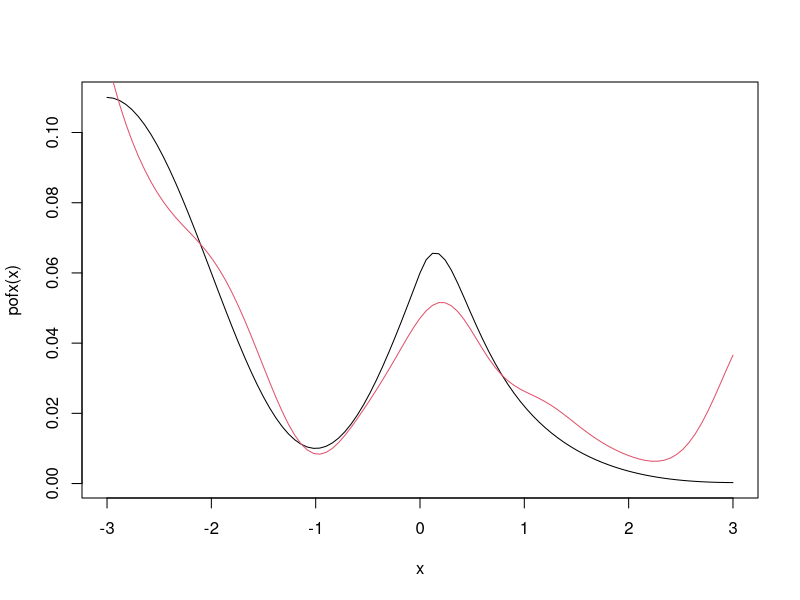

Here is the R script that generated this plot:
#---------------------------------------------------------------------------------------------------------
# R code for calculating the estimator and ROT and PI bandwidths, for the paper by Delaigle and Meister
# "Nonparametric regression analysis for group testing data", 2011.
# HERE ALL GROUPS CAN BE OF UNEQUAL SIZE
# Important note: All bandwidth selectors are valid only for standard normal kenel but can be easily adapted to another 
# kernel. The local poly estimators are also all calculated with a standard normal kernel (dnorm function) but can be  
# easily adapted to another kernel.
#---------------------------------------------------------------------------------------------------------




#This routine is needed to calculate the ML estimator of q
fobject=function(qq)
{

	sumj=rep(0,J)
	for(j in 1:J)
		sumj[j]=sum(qq^(0:(nj[j]-1)))

	som=sum(nj/sum(sumj)*(Zstar-qq^nj))
	som
}



#This routine calculates the local linear estimator  of g at a single point x
fnorm=function(x,X,ZZ,h)
{
	n=length(X)
	a0=dnorm((x-X)/h)
	a1=a0*(X-x)/h
	a2=a1*(X-x)/h
	
	S0=sum(a0)/(n*h)
	S1=sum(a1)/(n*h)
	S2=sum(a2)/(n*h)
	T0=sum(ZZ*a0)/(n*h)
	T1=sum(ZZ*a1)/(n*h)
	
	(T0*S2-T1*S1)/(S0*S2-S1^2)
}


#This routine calculates the local linear estimator of g at a vector x
locpolvec=function(x,X,ZZ,h)
{

	sapply(x,fnorm,X,ZZ,h)

}



#This routine calculates a global polynomial estimator or order ell of the nuth derivative of g, where nu can be 0, 2 or 4 
#and ell can be nu, nu+1 or nu+2. Can easily be extended to other derivatives nu and other values of ell
globpoly=function(x,X,ZZ,nu,ell)
{
	stX=sqrt(var(X))
	x=x/stX
	X=X/stX

	hatbeta=rep(0,ell+1)
	#These are the T_j*'s
	ZZ=ZZ*qq^(-Nj)*mean(ZZ)

	#Design matrix
	XD=0*ZZ+1
	for(j in 1:ell)
		XD=cbind(XD,X^j)

	
	#Estimator of beta
	hatbeta=hatbeta+solve(t(XD)%*%XD)%*%t(XD)%*%ZZ
	
	rm(XD)

	#Estimator of g
	gofx=hatbeta[1]
	for(j in 1:ell)
		gofx=gofx+hatbeta[j+1]*x^j
		
		
	#Take the nuth derivative	

	if((nu==2)&&(ell==4))
		gofxpp=2*hatbeta[3]+6*hatbeta[4]*x+12*hatbeta[5]*x^2
	

	if((nu==2)&&(ell==3))
		gofxpp=2*hatbeta[3]+6*hatbeta[4]*x


	if((nu==2)&&(ell==2))
		gofxpp=2*hatbeta[3]
		

	if((nu==4)&&(ell==6))
		gofxpp=24*hatbeta[5]+120*hatbeta[6]*x+720*hatbeta[7]*x^2
	

	if((nu==4)&&(ell==5))
		gofxpp=24*hatbeta[5]+120*hatbeta[6]*x

	if((nu==4)&&(ell==4))
		gofxpp=24*hatbeta[5]




	if(nu==0)
		gofxpp=gofx
	
	gofxpp


}




#This routine calculates the unweighted ROT

hROT=function(X,ZZ)
{
	N=length(X)
	muK2=1
	RK=1/(2*sqrt(pi))

	#Gobal polynomial estimation of the bias term
	gofXipp=globpoly(X,X,ZZ,2,3)

	#Estimation of the variance term
	
	cumsom=cumsum(nj)+1
	cumsom=cumsom[-J]
	cumsom=c(1,cumsom)
	mult=qq^(-nj)*mean(ZZ)
	intvar=0
	
	sumwi=0
	for(i in 1:max(nj))
	{	
		#keep only groups of size nj>=i
		condnj=(nj>=i)
		Ji=sum(condnj)
		wi=sqrt(Ji)
		sumwi=sumwi+wi
		cumsomi=cumsom[condnj]
		indices=cumsomi+i-1
		indord=order(X[indices])
		Xord=X[indices[indord]]
		Tord=mult[condnj]*ZZ[indices[indord]]
		intvar=intvar+wi*sum(Tord[1:(Ji-1)]*(1-Tord[2:Ji])*(Xord[2:Ji]-Xord[1:(Ji-1)]))
	}
	
	intvar=intvar/sumwi


	#Bandwidth
	Num=RK*intvar
	Den=muK2^2*sum(gofXipp^2)
	h=(Num/Den)^(1/5)
	h
}




#This routine calculates the ROT weighted by weight 1{q_0.1,q_0.9}

hROT2=function(X,ZZ)
{
	N=length(X)
	#Second moment of a standard normal kernel
	muK2=1
	RK=1/(2*sqrt(pi))

	#Gobal polynomial estimation of the bias term
	gofXipp=globpoly(X,X,ZZ,2,3)

	#Estimation of the variance term
	
	cumsom=cumsum(nj)+1
	cumsom=cumsom[-J]
	cumsom=c(1,cumsom)
	mult=qq^(-nj)*mean(ZZ)
	intvar=0
	
	sumwi=0
	for(i in 1:max(nj))
	{	
		#keep only groups of size nj>=i
		condnj=(nj>=i)
		Ji=sum(condnj)
		wi=sqrt(Ji)
		sumwi=sumwi+wi
		cumsomi=cumsom[condnj]
		indices=cumsomi+i-1
		indord=order(X[indices])
		Xord=X[indices[indord]]
		Tord=mult[condnj]*ZZ[indices[indord]]
		intvar=intvar+wi*sum(Tord[1:(Ji-1)]*(1-Tord[2:Ji])*(Xord[2:Ji]-Xord[1:(Ji-1)]))
	}
	
	intvar=intvar/sumwi

	qantX=quantile(X,c(0.1,0.9))
	wofXi=dunif(X,qantX[1],qantX[2])*(qantX[2]-qantX[1])



	#Bandwidth
	Num=RK*intvar
	Den=muK2^2*sum(gofXipp^2*wofXi)
	h=(Num/Den)^(1/5)
	h
}



#-----------------------------------------------------------------------------------------------------------
#-----------------------------------------------------------------------------------------------------------
#-----------------------------------------------------------------------------------------------------------
#-----------------------------------------------------------------------------------------------------------
#-----------------------------------------------------------------------------------------------------------




#---------------------------------------
#An example of how to use the codes
#---------------------------------------

#Function p(x) to estimate

pofx=function(x)
{

num=sin(pi*x/2)+1.2
sgnx=abs(x)/x
sgnx[x==0]=0
den=1+2*x^2*(sgnx+1)
pp=num/(8*den)
pp/2.5
}




#vector of values where to estimate p(x)
x=seq(-3,3,6/100)




#---------------------------------------
#Generate the data
#---------------------------------------


#Total sample size
N=10000
n=N
	
	

#Generate the X_i's and the Y_i's
	
X=runif(n,-3,3)
pp=pofx(X)

Y=rep(0,n)
U=runif(n,0,1)
Y[U<pp]=Y[U<pp]+1


#----------------------------------------------------------------
# Group the data in groups of unequal sizes, here n_j ~ U[1,5]
#----------------------------------------------------------------

#----------------------------------------------------------------------------------
# J, nj, Nj, N, Zstar are GLOBAL variables that are used in the routines
#----------------------------------------------------------------------------------


nj=c()

while(sum(nj)<=N-5)
{
	nj=c(nj,round(runif(1,1,5)))
}

if(sum(nj)<N)
	nj=c(nj,N-sum(nj))

J=length(nj)


n=sum(nj)
N=sum(nj)
Nj=rep(nj,nj)


Ystar=rep(0,J)
for(j in 1:J)
{
	ind1=c(0,cumsum(nj[1:(J-1)]))+1
	ind2=cumsum(nj)

Ystar[j]=max(Y[ind1[j]:ind2[j]])
}



#Calculate Z*
Zstar=1-Ystar

#Estimate q. The resulting estimator qq is used as a GLOBAL variable in the routines
qq=uniroot(f=fobject,lower=0,upper=1)$root



ZZ=rep(Zstar,nj)


#Calculate bandwidth (here unweighted ROT)
hROT=hROT(X,ZZ)

#Calculate local poly estimator of g
fit1=locpolvec(x,X,ZZ,hROT)


#Deduce estimator of p
hatp1=1-qq*fit1/mean(ZZ)
hatp1[hatp1<0]=0*hatp1[hatp1<0]
hatp1[hatp1>1]=1+0*hatp1[hatp1>1]

plot(x,pofx(x),type='l')
lines(x,hatp1,col=2)

